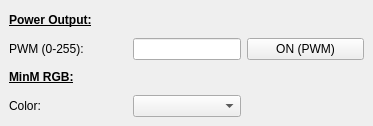
    <widget class="QWidget" name="external">
     <attribute name="title">
      <string>External</string>
     </attribute>
     <widget class="QWidget" name="gridLayoutWidget_8">
      <property name="geometry">
       <rect>
        <x>9</x>
        <y>9</y>
        <width>355</width>
        <height>108</height>
       </rect>
      </property>
      <layout class="QGridLayout" name="gridLayout_9">
       <item row="1" column="1">
        <widget class="QLineEdit" name="ext_pwro_pwm">
         <property name="sizePolicy">
          <sizepolicy hsizetype="Fixed" vsizetype="Fixed">
           <horstretch>0</horstretch>
           <verstretch>0</verstretch>
          </sizepolicy>
         </property>
         <property name="alignment">
          <set>Qt::AlignRight|Qt::AlignTrailing|Qt::AlignVCenter</set>
         </property>
        </widget>
       </item>
       <item row="0" column="0">
        <widget class="QLabel" name="label_63">
         <property name="text">
          <string>&lt;html&gt;&lt;head/&gt;&lt;body&gt;&lt;p&gt;&lt;span style=&quot; font-weight:600; text-decoration: underline;&quot;&gt;Power Output:&lt;/span&gt;&lt;/p&gt;&lt;/body&gt;&lt;/html&gt;</string>
         </property>
        </widget>
       </item>
       <item row="1" column="0">
        <widget class="QLabel" name="label_64">
         <property name="text">
          <string>PWM (0-255):</string>
         </property>
        </widget>
       </item>
       <item row="1" column="2">
        <widget class="QPushButton" name="pushButton_ext_pwro">
         <property name="text">
          <string>ON (PWM)</string>
         </property>
        </widget>
       </item>
       <item row="2" column="0">
        <widget class="QLabel" name="label_71">
         <property name="text">
          <string>&lt;html&gt;&lt;head/&gt;&lt;body&gt;&lt;p&gt;&lt;span style=&quot; font-weight:600; text-decoration: underline;&quot;&gt;MinM RGB:&lt;/span&gt;&lt;/p&gt;&lt;/body&gt;&lt;/html&gt;</string>
         </property>
        </widget>
       </item>
       <item row="3" column="0">
        <widget class="QLabel" name="label_72">
         <property name="text">
          <string>Color:</string>
         </property>
        </widget>
       </item>
       <item row="3" column="1">
        <widget class="QComboBox" name="comboBox_minm_rgb"/>
       </item>
      </layout>
     </widget>
    </widget>
